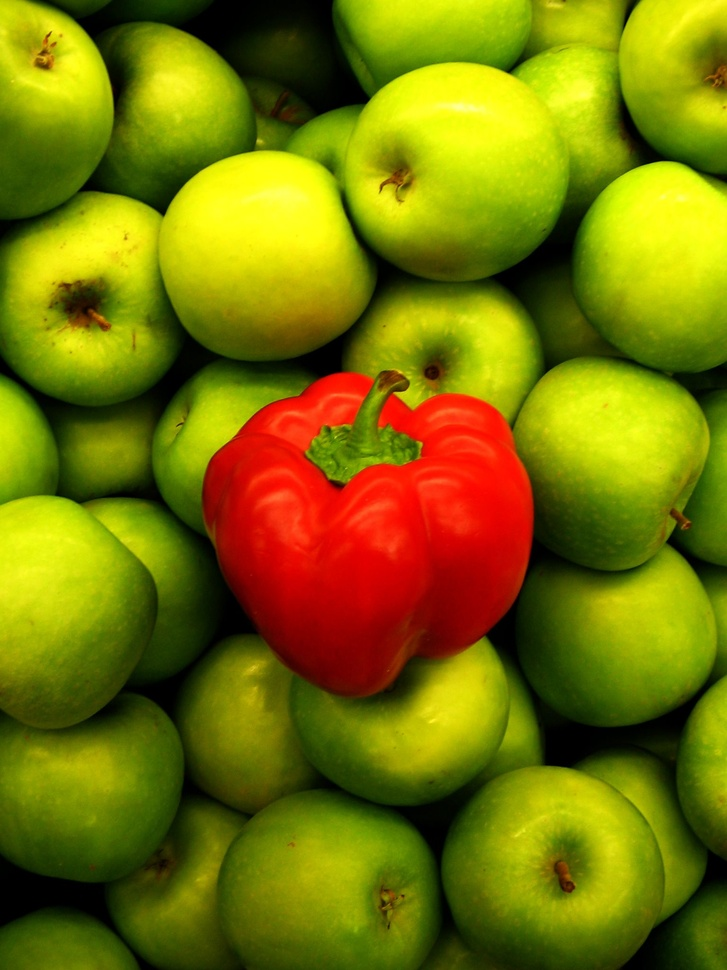
#> input picture 01_sandbox/pepper.jpg, 727 x 970 px, shrunk from 1536 x 2048 before the run
$ python pepper_hsv_detect.py
#> lines starting #> are read from the running program, lines starting #| are printed output that depends on the picture; after the words box and inside, x2 and y2 are one past the last pixel; in counts of white or black regions, pixels touching at a corner belong together
import cv2
import numpy as np

img = cv2.imread('pepper.jpg')
#> img is the input picture: shape (970, 727, 3); mean B, G, R 3.4, 118, 121.7
hsv = cv2.cvtColor(img, cv2.COLOR_BGR2HSV)
#> hsv: shape (970, 727, 3); mean H, S, V 32.6, 245.5, 137.6

# Красный цвет (два диапазона)
lower_red1 = np.array([0, 50, 50])
upper_red1 = np.array([10, 255, 255])
lower_red2 = np.array([170, 50, 50])
upper_red2 = np.array([180, 255, 255])

mask1 = cv2.inRange(hsv, lower_red1, upper_red1)
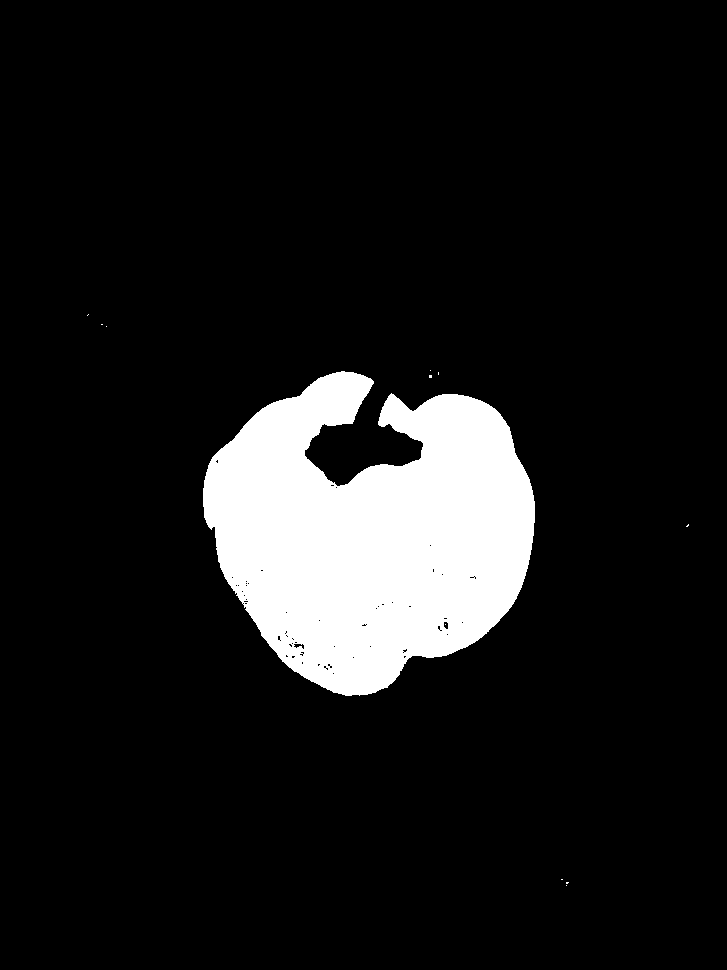
#> mask1: shape (970, 727); 10.3% white; 12 white regions (11 under 20 px), largest, box (x1, y1, x2, y2) and area: (203, 371, 535, 696) 72925
mask2 = cv2.inRange(hsv, lower_red2, upper_red2)
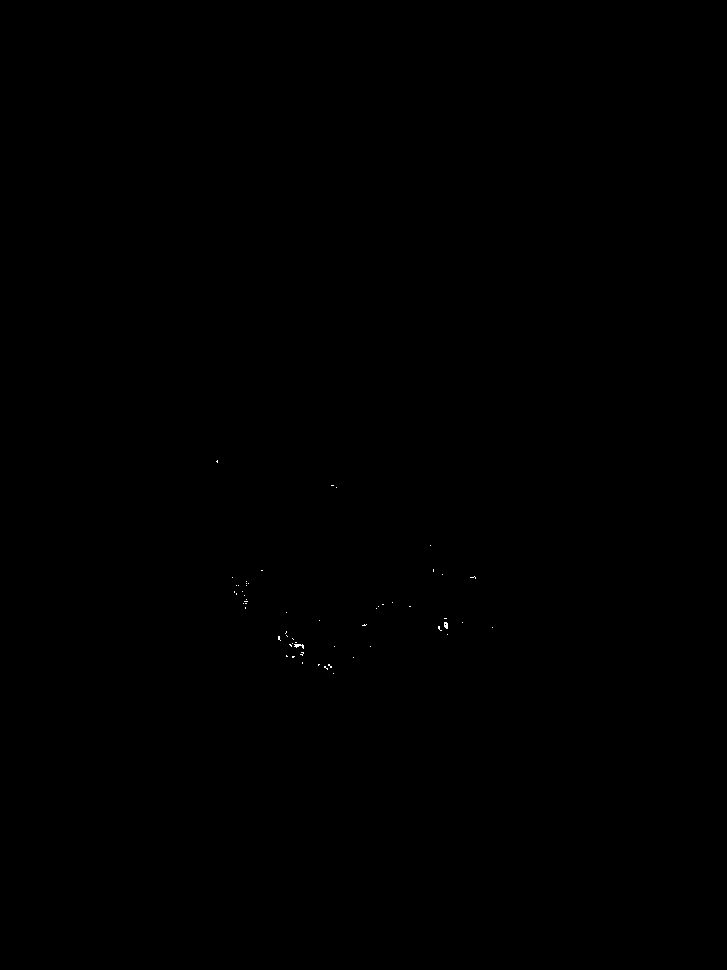
#> mask2: shape (970, 727); 0.03% white in thin lines or dots, all inside (x1, y1, x2, y2) = (216, 460, 493, 674)
mask = cv2.bitwise_or(mask1, mask2)
#> mask: shape (970, 727); 10.4% white; 11 white regions (10 under 20 px)

# Контуры
contours, _ = cv2.findContours(mask, cv2.RETR_EXTERNAL, cv2.CHAIN_APPROX_SIMPLE)
#> contours = 11 contours, 10 with area under 20; largest, box (x1, y1, x2, y2) and area: (203, 371, 535, 696) 72504

if contours:
    max_contour = max(contours, key=cv2.contourArea)
#> max_contour = contour of 637 points, box (x1, y1, x2, y2) (203, 371, 535, 696), area 72504
    cv2.drawContours(img, [max_contour], -1, (0, 255, 0), 3)
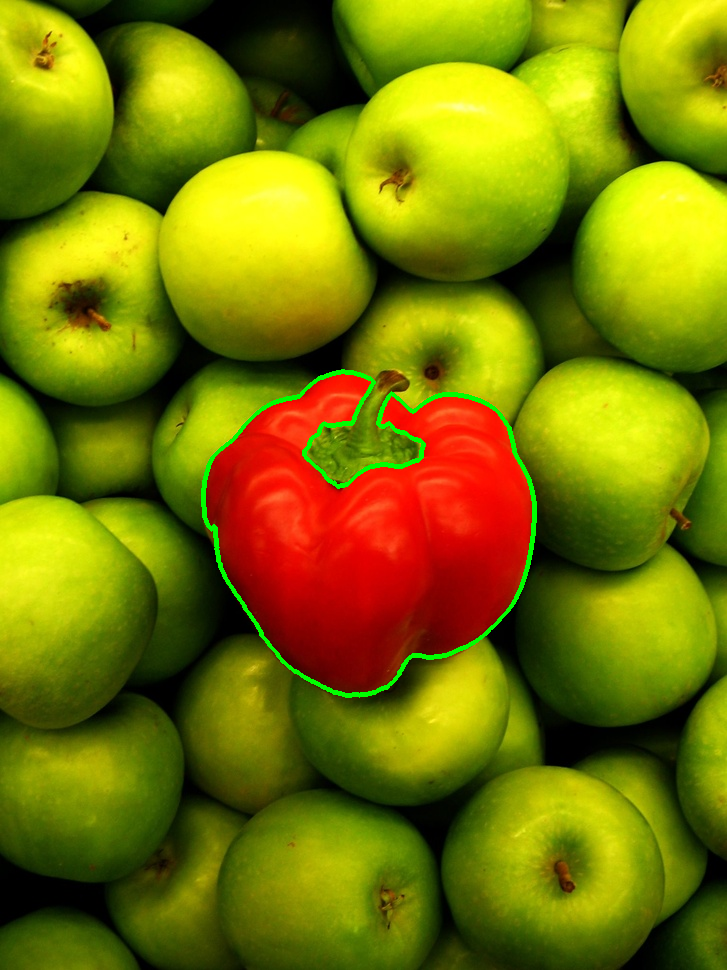
#> img: shape (970, 727, 3); 0.88% of pixels changed, all inside (x1, y1, x2, y2) = (201, 369, 537, 698)

cv2.imshow('result', img)
cv2.waitKey(0)
cv2.destroyAllWindows()
